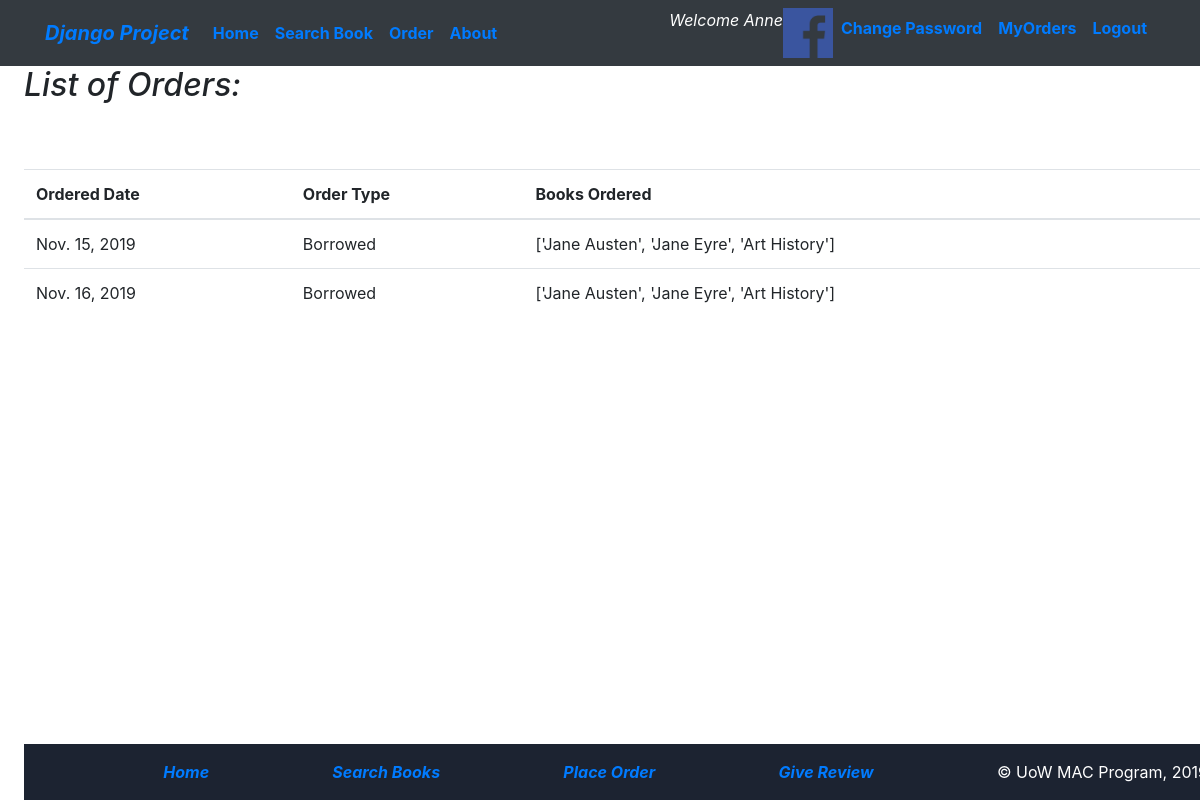
The page /myapp/myorders (signed in) on the database its author committed.
### myapp/models.py (models this page shows, shortened)
class Member(User):
    STATUS_CHOICES = {
        (1, 'Regular member'),
        (2, 'Premium Member'),
        (3, 'Guest Member'),
    }
    status = models.IntegerField(choices=STATUS_CHOICES, default=1)
    address = models.CharField(max_length=300, blank=True)
    city = models.CharField(max_length=20, default='Windsor')
    province=models.CharField(max_length=2, default='ON')
    last_renewal = models.DateField(default=timezone.now)
    auto_renew = models.BooleanField(default=True)
    borrowed_books = models.ManyToManyField(Book, blank=True)
    avatar = models.FileField(upload_to='profile', help_text="Accepted format are .PNG, .JPEG, .JPG", blank=True, null=True)

class Order(models.Model):
    ORDER_CHOICES = [
        (0, 'Purchase'),
        (1, 'Borrow')
    ]
    books = models.ManyToManyField(Book)
    member = models.ForeignKey(Member, on_delete=models.CASCADE)
    order_type = models.IntegerField(choices=ORDER_CHOICES, default=1)
    order_date = models.DateField(default=timezone.now)
    def total_items(self):
        list1 = []
        for book in self.books.all():
            list1.append(book.title)
        return list1

class Book(models.Model):
    CATEGORY_CHOICES = [
        ('S', 'Science&Tech'),
        ('F', 'Fiction'),
        ('B', 'Biography'),
        ('T', 'Travel'),
        ('O', 'Other')
    ]
    title = models.CharField(max_length=200)
    category = models.CharField(max_length=1, choices=CATEGORY_CHOICES, default='S')
    num_pages = models.PositiveIntegerField(default=100)
    price = models.DecimalField(max_digits=10, decimal_places=2, validators=[maxvaluevalidator, minvaluevalidator])
    publisher = models.ForeignKey(Publisher, related_name='books', on_delete=models.CASCADE)
    description = models.TextField(blank=True)
    num_reviews = models.PositiveIntegerField(default=0)

### myapp/views.py (the view)
# urls.py: path(r'myorders', views.Myorders, name='myorders'),
@login_required
def Myorders(request):
    try:
        if Member.objects.get(id=request.user.id):
            if Order.objects.filter(member__id=request.user.id):
                orderlist = Order.objects.filter(member__id=request.user.id)
                return render(request, 'myapp/myorders.html', {'orderlist':orderlist})
            else:
                Member_err = "You have no orders to display"
                return render(request, 'myapp/myorders.html', {'Member_err': Member_err})
    except Member.DoesNotExist:
        Member_err = "You are not a registered client"
        return render(request, 'myapp/myorders.html', {'Member_err': Member_err})

### myapp/templates/myapp/myorders.html
{% extends 'myapp/base.html' %}
{% block body_block %}
    <body>
    {% if Member_err %}
        <h4><i>{{ Member_err }}</i></h4>
    {% else %}
        <h2><i>List of Orders:</i></h2>
        <br/>
        <div class="list-group">
        <table class="table">
          <thead>
            <tr>
              <th scope="col">Ordered Date</th>
              <th scope="col">Order Type</th>
              <th scope="col">Books Ordered</th>
            </tr>
          </thead>
          <tbody>
            {% for order  in orderlist %}
                <tr>
                <td>{{ order.order_date }}</td>
                {% if order.order_type == 1 %}
                    <td>Borrowed</td>
                {% else %}
                    <td>Purchased</td>
                {% endif %}
                <td>{{ order.total_items }}</td>
                </tr>
            {% endfor %}
        </div>
    {% endif %}
</body>
{% endblock %}

### myapp/templates/myapp/base.html (shortened to what this page needs)
<!DOCTYPE html>
{% load staticfiles %}
<html>
    <head>
        <link rel="stylesheet" href="https://stackpath.bootstrapcdn.com/bootstrap/4.1.3/css/bootstrap.min.css">
        <link rel="stylesheet" type="text/css" href="{% static 'myapp/style.css' %}" />
    </head>
        <nav class="navbar navbar-expand-sm bg-dark"
        {% block nav-style %}{% endblock %}">
            <div class="container p-none">
                <div class="navbar-header">
                    <a class="navbar-brand" href="{% url 'myapp:index' %}"><b><i>Django Project</i></b></a>
                </div>
                <div class="collapse navbar-collapse">
                    <ul class="nav navbar-nav navbar-right">
                        <li class="nav-item"><a class="nav-link" href="{% url 'myapp:index' %}"><b>Home</b></a></li>
                        <li class="nav-item"><a class="nav-link" href="{% url 'myapp:findbooks' %}"><b>Search Book</b></a></li>
                        <li class="nav-item"><a class="nav-link" href="{% url 'myapp:place_order' %}"><b>Order</b></a></li>
                        <li class="nav-item"><a class="nav-link" href="{% url 'myapp:about' %}"><b>About</b></a></li>
                    </ul>
                    <ul class="navbar-nav ml-auto">
                    {% if user.is_authenticated %}
                                <li class="nav-item"><i style="color:white">Welcome {{ user.first_name }} </i></li>
                                {% if user.member.avatar.url %}
                                    <li class="nav-item"><img src="{{ user.member.avatar.url}}" width = "50" height = "50"></li>
                                {% endif %}
                        <li class="nav-item"><a class='nav-link' href="{% url 'password_change' %}"><b>Change Password</b></a></li>
                                <li class="nav-item"><a class='nav-link' href="{% url 'myapp:myorders' %}"><b>MyOrders</b></a></li>
                                <li class="nav-item"><a class='nav-link' href="{% url 'myapp:logout' %}"><b>Logout</b></a></li>
                    {% else %}
                            <li class="nav-item"><a class= 'nav-link' href="{% url 'myapp:login' %}"><b>Login</b></a></li>
                            <li class="nav-item"><a class="nav-link" href="{% url 'myapp:register' %}"><b>Register</b></a></li>
                        {% endif %}
                       </ul>
                </div>
            </div>
        </nav>
    <body class="bodytag">
        <div class="bodycontent">
            {% block body_block %}*** {% endblock %}
        </div>
</body>
    <footer class="page-footer fixed bottom">
        <div class= "navbar navbar-inverse navbar-static-bottom" role="navigation">
            <div class= "navbar-text pull-right">
                <a href="{% url 'myapp:index' %}">
                    <b><i>Home</i></b></a>
            </div>
            <div class= "navbar-text pull-right">
                <a href="{% url 'myapp:findbooks' %}">
                    <b><i>Search Books</i></b></a>
            </div>
            <div class= "navbar-text pull-right">
                <a href="{% url 'myapp:place_order' %}">
                    <b><i>Place Order</i></b></a>
            </div>
            <div class= "navbar-text pull-right">
                <a href="{% url 'myapp:review' %}">
                    <b><i>Give Review</i></b></a>
            </div>
            <div class="navbar-text pull-left">
            &copy; UoW MAC Program, 2019
            </div>
        </div>
    </footer>
</html></html>

### myapp/static/myapp/style.css (style rules this page uses)
.bodytag { background-color: white; }
.bodycontent { padding-bottom: 5%; padding-left: 2%; }
.page-footer { color: white; background-color: #1C2331; position: fixed; bottom: 0; width: 100%; }
html,body { overflow-x: hidden; }

### rows shown on the page
Order: order_date "Nov. 15, 2019", order_type "Borrowed", total_items "['Jane Austen', 'Jane Eyre', 'Art History']"
Order: order_date "Nov. 16, 2019", order_type "Borrowed", total_items "['Jane Austen', 'Jane Eyre', 'Art History']"

### other values the page prints
{{ user.first_name }} "Anne"
